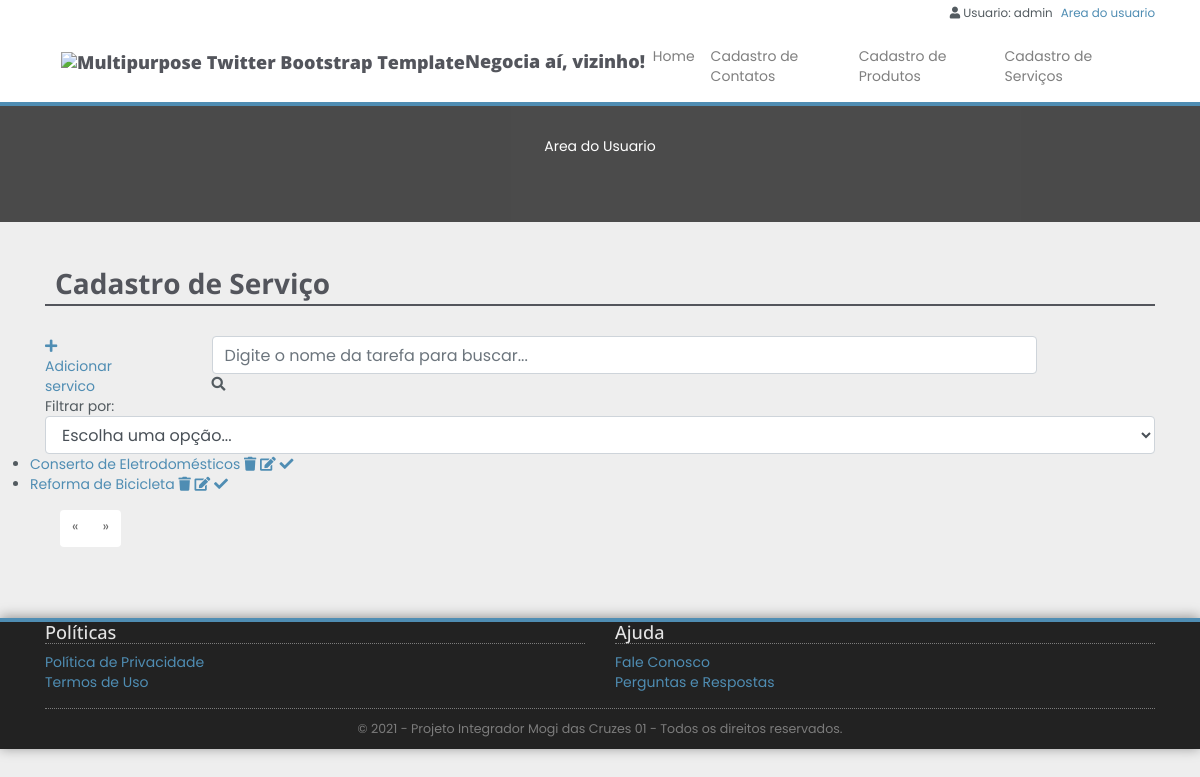
Before: /Cadastro_servico/ (signed in) with the older database file.
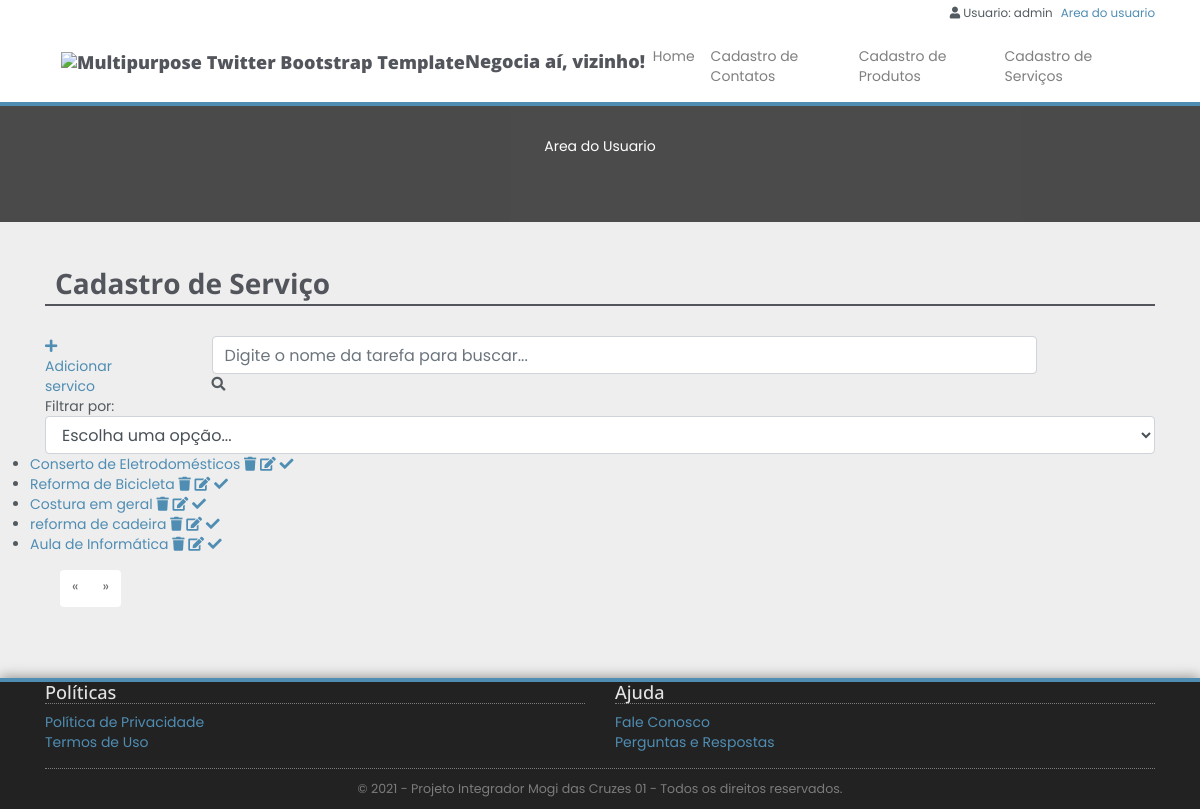
After: the same page with the newer database file.
### anuncios/models.py (models this page shows, shortened)
class Servico(models.Model):
    STATUS_CHOICES = (
        ('A', 'Ativo'),
        ('I', 'Inativo'),
    )
    usuario = models.ForeignKey(
        User, on_delete=CASCADE, related_name='fk_produto_user2', default=User)
    categoria = models.ForeignKey(
        'Categoria', on_delete=CASCADE, related_name='fk_servico_categoria1', limit_choices_to={'tp_categoria': 'S'})
    tx_titulo_servico = models.CharField(
        max_length=80, verbose_name='Titulo do Serviço')
    dc_servico = models.TextField(verbose_name='Descrição do Serviço')
    dt_cadastro = models.DateTimeField(
        verbose_name='Data do Cadastro', auto_now_add=True)
    st_servico = models.CharField(
        max_length=1, verbose_name='Situação do Serviço', choices=STATUS_CHOICES)
    imagem =CloudinaryField('image' )

### anuncios/views.py (the view)
# urls.py: path('Cadastro_servico/', views.Cadastro_servico, name='Cadastro_servico'),
@login_required
@user_passes_test(is_Anunciante)
def Cadastro_servico(request):
    servicos = Servico.objects.filter(usuario=request.user)
    return render(request, 'anuncios/Cadastro_servico.html', {'servicos': servicos})

### anuncios/views.py (called while the page is built)
def is_Anunciante(user):
    return user.groups.filter(name='Anunciante').exists() or user.is_superuser

### anuncios/templates/anuncios/Cadastro_servico.html (shortened to what this page needs)
{% extends 'base3.html' %}
{% load static %}
{% block content %}
{% load humanize %}
	<div class="section">
	    	<div class="container">
                <h2>Cadastro de Serviço</h2>
				<div class="row">
						<a id="add-link" href="/servico_add/">
							<div class="col-2 add-div">
								<i class="fas fa-plus"></i> Adicionar servico
							</div>
						</a>
						<div class="col-9 search-div">
							<form method="GET" id="search-form">
								<input class="form-control" type="text" id="search" name="search" placeholder="Digite o nome da tarefa para buscar..." value="{{ request.GET.search }}">
								<i class="fas fa-search" id="search-btn"></i>
							</form>
						</div>
						<div class="col-12 filter-div">
							<span>Filtrar por:</span>
							<select name="filter" id="filter" class="form-control">
								<option value="">Escolha uma opção...</option>
							</select>
						</div>
						<ul class="task-list">
							{% for servico in servicos %}
							<li class="task-list">
									<span><a href="/servico/{{servico.id}}">{{servico.tx_titulo_servico}}</a></span>
									<a href="/servico_delete/{{servico.id}}" class="delete-btn"><span><i class="fas fa-trash"></i></span></a>
									<a href="/servico_edit/{{servico.id}}"><span><i class="fas fa-edit"></i></span></a>
									<a href="/produto_changestatus/{{produto.id}}"><i class="fas fa-check"></i></a>
							</li>
							{% endfor %}
						</ul>
				</div>
			<div class="container">
				<nav aria-label="Page navigation example">
					<ul class="pagination">
						{% if produtos.has_previous %}
							<li class="page-item"><a class="page-link" href="?page={{ produtos.previous_page_number }}">&laquo;</a></li>
						{% else %}
							<li class="page-item" class="disabled"><span class="page-link">&laquo;</span></li>
						{% endif %}
						{% if produtos.has_next %}
							<li class="page-item"><a class="page-link" href="?page={{ produtos.next_page_number }}">&raquo;</a></li>
						{% else %}
							<li class="page-item" class="disabled"><span class="page-link">&raquo;</span></li>
						{% endif %}
					</ul>
				</nav>
			</div>
		</div>
	</div>
{% endblock %}

Changed rows visible on the page:
now on this page (row edited): Servico: tx_titulo_servico "Costura em geral"
now on this page (row edited): Servico: tx_titulo_servico "reforma de cadeira"
now on this page (row edited): Servico: tx_titulo_servico "Aula de Informática"
